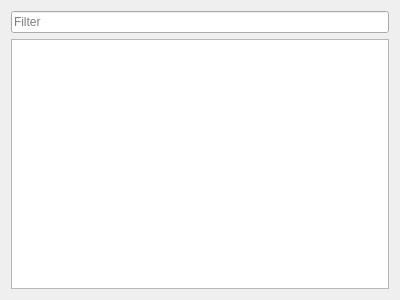
<?xml version="1.0" encoding="UTF-8"?>
<ui version="4.0">
 <class>Form</class>
 <widget class="QWidget" name="Form">
  <property name="geometry">
   <rect>
    <x>0</x>
    <y>0</y>
    <width>400</width>
    <height>300</height>
   </rect>
  </property>
  <property name="windowTitle">
   <string>Form</string>
  </property>
  <layout class="QVBoxLayout" name="verticalLayout">
   <item>
    <widget class="QLineEdit" name="searchBar">
     <property name="placeholderText">
      <string>Filter</string>
     </property>
    </widget>
   </item>
   <item>
    <widget class="QListView" name="listView">
     <property name="contextMenuPolicy">
      <enum>Qt::ActionsContextMenu</enum>
     </property>
     <property name="alternatingRowColors">
      <bool>true</bool>
     </property>
    </widget>
   </item>
  </layout>
  <action name="actionEdit">
   <property name="text">
    <string>Edit</string>
   </property>
   <property name="toolTip">
    <string>Edit selected matrix in the editor tab</string>
   </property>
   <property name="shortcut">
    <string>Ctrl+E</string>
   </property>
  </action>
  <action name="actionDelete">
   <property name="text">
    <string>Delete</string>
   </property>
   <property name="toolTip">
    <string>Delete selected matrix</string>
   </property>
   <property name="shortcut">
    <string>Del</string>
   </property>
  </action>
  <action name="actionDuplicate">
   <property name="text">
    <string>Duplicate</string>
   </property>
   <property name="toolTip">
    <string>Duplicate selected matrix</string>
   </property>
   <property name="shortcut">
    <string>Ctrl+D</string>
   </property>
  </action>
  <action name="actionSave">
   <property name="text">
    <string>Save</string>
   </property>
   <property name="toolTip">
    <string>Save selected matrix</string>
   </property>
   <property name="shortcut">
    <string>Ctrl+S</string>
   </property>
  </action>
  <action name="actionOpen">
   <property name="text">
    <string>Open</string>
   </property>
   <property name="toolTip">
    <string>Open selected matrix</string>
   </property>
   <property name="shortcut">
    <string>Ctrl+O</string>
   </property>
  </action>
  <action name="actionRename">
   <property name="text">
    <string>Rename</string>
   </property>
   <property name="toolTip">
    <string>Rename selected matrix</string>
   </property>
   <property name="shortcut">
    <string>F2</string>
    <string>Ctrl+R</string>
   </property>
  </action>
  <action name="actionCalculate_First_Operand">
   <property name="text">
    <string>Calculate First Operand</string>
   </property>
   <property name="shortcut">
    <string>Ctrl+1</string>
   </property>
  </action>
  <action name="actionCalculate_Second_Operand">
   <property name="text">
    <string>Calculate Second Operand</string>
   </property>
   <property name="shortcut">
    <string>Ctrl+2</string>
   </property>
  </action>
  <action name="actionCalculate_Single_Operand">
   <property name="text">
    <string>Calculate Single Operand</string>
   </property>
   <property name="shortcut">
    <string>Ctrl+3</string>
   </property>
  </action>
  <action name="actionClear">
   <property name="text">
    <string>Clear</string>
   </property>
   <property name="toolTip">
    <string>Clear all matrices</string>
   </property>
   <property name="shortcut">
    <string>Shift+Del</string>
   </property>
  </action>
 </widget>
 <resources/>
 <connections>
  <connection>
   <sender>actionCalculate_First_Operand</sender>
   <signal>triggered()</signal>
   <receiver>Form</receiver>
   <slot>actionCalculate_First_OperandSlot()</slot>
   <hints>
    <hint type="sourcelabel">
     <x>-1</x>
     <y>-1</y>
    </hint>
    <hint type="destinationlabel">
     <x>199</x>
     <y>149</y>
    </hint>
   </hints>
  </connection>
  <connection>
   <sender>actionCalculate_Second_Operand</sender>
   <signal>triggered()</signal>
   <receiver>Form</receiver>
   <slot>actionCalculate_Second_OperandSlot()</slot>
   <hints>
    <hint type="sourcelabel">
     <x>-1</x>
     <y>-1</y>
    </hint>
    <hint type="destinationlabel">
     <x>199</x>
     <y>149</y>
    </hint>
   </hints>
  </connection>
  <connection>
   <sender>actionEdit</sender>
   <signal>triggered()</signal>
   <receiver>Form</receiver>
   <slot>actionEditSlot()</slot>
   <hints>
    <hint type="sourcelabel">
     <x>-1</x>
     <y>-1</y>
    </hint>
    <hint type="destinationlabel">
     <x>199</x>
     <y>149</y>
    </hint>
   </hints>
  </connection>
  <connection>
   <sender>actionDelete</sender>
   <signal>triggered()</signal>
   <receiver>Form</receiver>
   <slot>actionDeleteSlot()</slot>
   <hints>
    <hint type="sourcelabel">
     <x>-1</x>
     <y>-1</y>
    </hint>
    <hint type="destinationlabel">
     <x>199</x>
     <y>149</y>
    </hint>
   </hints>
  </connection>
  <connection>
   <sender>actionDuplicate</sender>
   <signal>triggered()</signal>
   <receiver>Form</receiver>
   <slot>actionDuplicateSlot()</slot>
   <hints>
    <hint type="sourcelabel">
     <x>-1</x>
     <y>-1</y>
    </hint>
    <hint type="destinationlabel">
     <x>199</x>
     <y>149</y>
    </hint>
   </hints>
  </connection>
  <connection>
   <sender>actionSave</sender>
   <signal>triggered()</signal>
   <receiver>Form</receiver>
   <slot>actionSaveSlot()</slot>
   <hints>
    <hint type="sourcelabel">
     <x>-1</x>
     <y>-1</y>
    </hint>
    <hint type="destinationlabel">
     <x>199</x>
     <y>149</y>
    </hint>
   </hints>
  </connection>
  <connection>
   <sender>actionOpen</sender>
   <signal>triggered()</signal>
   <receiver>Form</receiver>
   <slot>actionOpenSlot()</slot>
   <hints>
    <hint type="sourcelabel">
     <x>-1</x>
     <y>-1</y>
    </hint>
    <hint type="destinationlabel">
     <x>199</x>
     <y>149</y>
    </hint>
   </hints>
  </connection>
  <connection>
   <sender>actionRename</sender>
   <signal>triggered()</signal>
   <receiver>Form</receiver>
   <slot>actionRenameSlot()</slot>
   <hints>
    <hint type="sourcelabel">
     <x>-1</x>
     <y>-1</y>
    </hint>
    <hint type="destinationlabel">
     <x>199</x>
     <y>149</y>
    </hint>
   </hints>
  </connection>
  <connection>
   <sender>actionCalculate_Single_Operand</sender>
   <signal>triggered()</signal>
   <receiver>Form</receiver>
   <slot>actionCalculate_Single_OperandSlot()</slot>
   <hints>
    <hint type="sourcelabel">
     <x>-1</x>
     <y>-1</y>
    </hint>
    <hint type="destinationlabel">
     <x>199</x>
     <y>149</y>
    </hint>
   </hints>
  </connection>
  <connection>
   <sender>actionClear</sender>
   <signal>triggered()</signal>
   <receiver>Form</receiver>
   <slot>actionClearSlot()</slot>
   <hints>
    <hint type="sourcelabel">
     <x>-1</x>
     <y>-1</y>
    </hint>
    <hint type="destinationlabel">
     <x>199</x>
     <y>149</y>
    </hint>
   </hints>
  </connection>
 </connections>
 <slots>
  <slot>actionSaveSlot()</slot>
  <slot>actionEditSlot()</slot>
  <slot>actionDeleteSlot()</slot>
  <slot>actionDuplicateSlot()</slot>
  <slot>actionOpenSlot()</slot>
  <slot>actionRenameSlot()</slot>
  <slot>actionCalculate_First_OperandSlot()</slot>
  <slot>actionCalculate_Second_OperandSlot()</slot>
  <slot>actionCalculate_Single_OperandSlot()</slot>
  <slot>actionClearSlot()</slot>
 </slots>
</ui>
